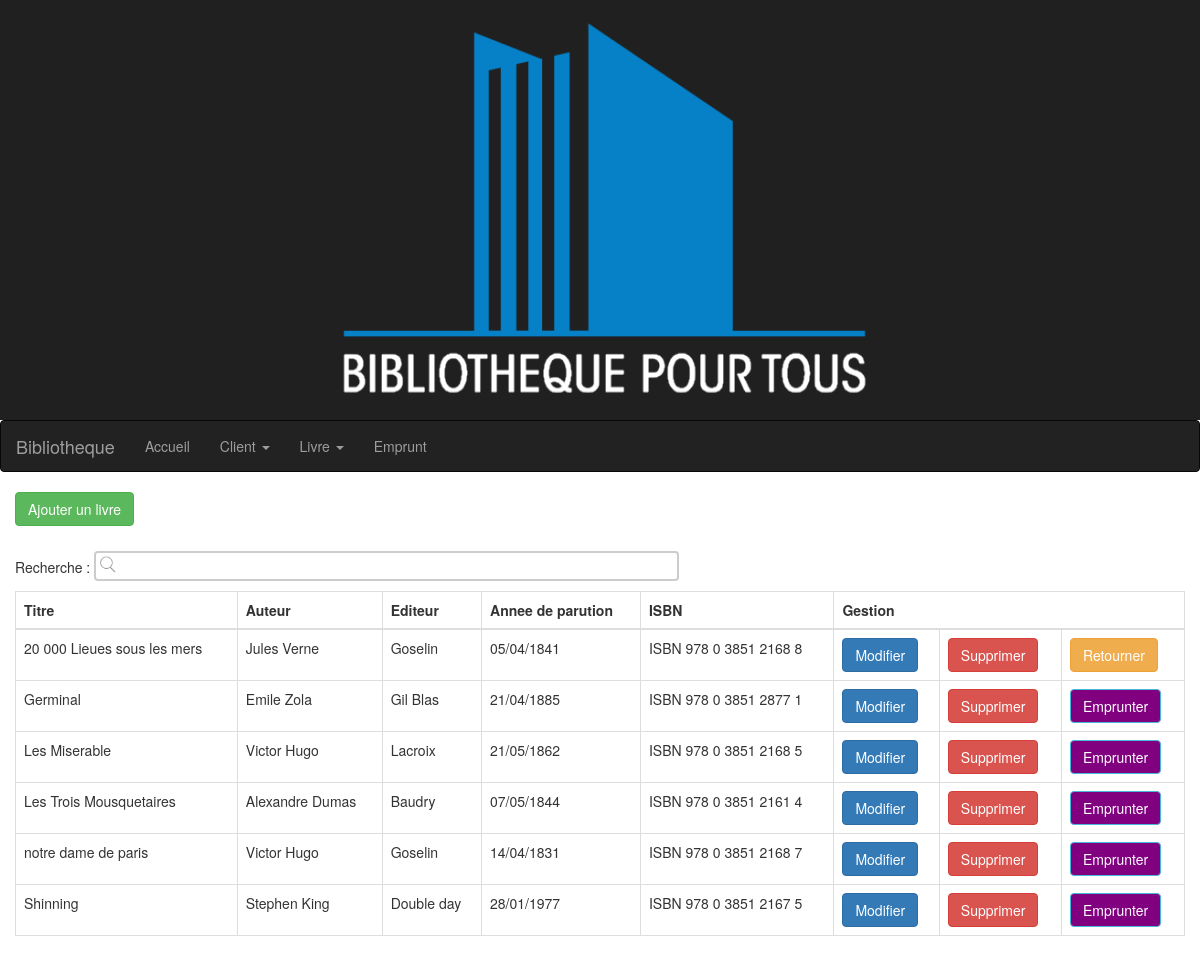
The app's page /html/gestionLivre.php with its own data.
### tables this page shows
CREATE TABLE IF NOT EXISTS `livre` (
  `idLivre` int(11) NOT NULL AUTO_INCREMENT,
  `titre` varchar(30) NOT NULL,
  `auteur` varchar(30) NOT NULL,
  `editeur` varchar(30) NOT NULL,
  `dateDeParution` date NOT NULL,
  `ISBN` varchar(22) NOT NULL,
  `dispo` int(1) NOT NULL DEFAULT '1',
  PRIMARY KEY (`idLivre`),
  UNIQUE KEY `ISBN` (`ISBN`)
);

### entities/livre/livreManager.php (called while the page is built, shortened)
<?php
require 'livre.php';
class LivreManager
{
  private $_db;
  public function getList()
  {
    $livres = [];
    $q = $this->_db->prepare('SELECT idLivre, titre, auteur, editeur, dateDeParution,
      isbn, dispo FROM livre ORDER BY titre ASC');
    $q->execute();
    while ($donnees = $q->fetch(PDO::FETCH_ASSOC))
    {
      $livres[] = new Livre($donnees);
    }
    return $livres;
  }
  public function setDb(PDO $db)
  {
    $this->_db = $db;
  }
}

### entities/livre/livre.php (called while the page is built, shortened)
<?php
class Livre
{
    private $_idLivre;
    private $_titre;
    private $_auteur;
    private $_editeur;
    private $_dateDeParution;
    private $_isbn;
    private $_dispo;
    public function hydrate(array $donnees)
    {
        foreach ($donnees as $key => $value)
        {
            $method = 'set'.ucfirst($key);
        }
    }
    public function idLivre()
    {
        return $this->_idLivre;
    }
    public function titre()
    {
        return $this->_titre;
    }
    public function auteur()
    {
        return $this->_auteur;
    }
    public function editeur()
    {
        return $this->_editeur;
    }
    public function dateDeParution()
    {
        return $this->_dateDeParution;
    }
    public function isbn()
    {
        return $this->_isbn;
    }
    public function dispo()
    {
        return $this->_dispo;
    }
    public function setIdLivre($idLivre)
    {
        $idLivre = (int) $idLivre;
        if($idLivre > 0)
        {
            $this->_idLivre = $idLivre;
        }
        else
        {
            echo '<script>alert("Erreur avec ce client");</script>';
        }
    }
    public function setAuteur($auteur)
    {
        $regex = "/^[A-Z]{1,}[A-Za-zàáâäçèéêëìíîïñòóôöùúûü ,.'-]+$/";
        if(preg_match($regex, $auteur))
        {
            $this->_auteur = $auteur;
        }
        else
        {
            echo '<script>alert("Erreur avec ce livre");</script>';
        }
    }
    public function setEditeur($editeur)
    {
        $regex = "/^[A-Z]{1,}[A-Za-zàáâäçèéêëìíîïñòóôöùúûü ,.'-]+$/";
        if(preg_match($regex, $editeur))
        {
            $this->_editeur = $editeur;
        }
        else
        {
            echo '<script>alert("Erreur avec ce livre");</script>';
        }
    }
    public function setTitre($titre)
    {
        if(!empty($titre))
        {
            $this->_titre = $titre;
        }
        else
        {
            echo '<script>alert("Erreur avec ce livre");</script>';
        }
    }
    public function setDateDeParution($dateDeParution)
    {
        $regex = "/(1[0-9][0-9][0-9]|20[0-9][0-9])(\-)(0[1-9]|1[0-2])(\-)(0[1-9]|[1-2][0-9]|30|31)/";
        if(!empty($dateDeParution) && preg_match($regex, $dateDeParution))
        {
            $this->_dateDeParution = $dateDeParution;
        }
        else
        {
            echo '<script>alert("Erreur avec ce livre");</script>';
        }
    }
    public function setIsbn($isbn)
    {
        $regex = "/^(ISBN){1}[ ]{1}[0-9]{3}[ ]{1}[0-9]{1}[ ]{1}[0-9]{4}[ ]{1}[0-9]{4}[ ]{1}[0-9]{1}$/";
        if(preg_match($regex, $isbn))
        {
            $this->_isbn = $isbn;
        }
        else
        {
            echo '<script>alert("Erreur avec ce livre");</script>';
        }
    }
    public function setDispo($dispo)
    {
        $this->_dispo = $dispo;
    }
}

### html/gestionLivre.php (the view, shortened to what this page needs)
<?php
require_once '../entities/livre/livreManager.php';
include '../header.php';
$pdo = Database::connect();
$manager = new LivreManager($pdo);
?>
<link rel="stylesheet" href="../css/dialog.css"/>
</head>
    <body>
        <div class="container">
            <div class="row">
                <a href="../html/creationLivre.php" class="btn btn-success">Ajouter un livre</a>
            </div><br/>
            <div class="row">
                <div class="table-reponsive">
                    <table id="listeLivres" class="table table-hover table-bordered">
                        <thead>
                            <th>Titre</th>
                            <th>Auteur</th>
                            <th>Editeur</th>
                            <th>Annee de parution</th>
                            <th>ISBN</th>
                            <th colspan="3">Gestion</th>
                        </thead>
                            <tbody>
<?php
$livres = $manager->getList();
if(empty($livres))
{
    echo '<script>alert("Aucun livre repertorié);</script>';
}
else
{
    foreach($livres as $unLivre)
    {
        echo '<tr>';
        echo '<td>' . $unLivre->titre() . '</td>';
        echo '<td>' . $unLivre->auteur() . '</td>';
        echo '<td>' . $unLivre->editeur() . '</td>';
        echo '<td>' . date_format(date_create($unLivre->dateDeParution()), "d/m/Y") . '</td>';
        echo '<td>' . $unLivre->isbn() . '</td>';
        echo '<td><button class="btn btn-primary" value="' .$unLivre->idLivre() . '">Modifier</button></td>';
        echo '<td><button class="btn btn-danger" value="' .$unLivre->idLivre() . '">Supprimer</button></td>';
        if($unLivre->dispo()==0)
        {
            echo '<td><button class="btn btn-warning" value="' .$unLivre->idLivre() . '">Retourner</button></td>';
        }
        else
        {
            echo '<td><button class="btn btn-info" value="' .$unLivre->idLivre() . '">Emprunter</button></td>';
        }
        echo '</tr>';
    }
}
?>
                            </tbody>
                    </table>
                </div>
            </div>
        </div>
    </body>
</html>

### header.php (shortened to what this page needs)
<!DOCTYPE html>
<html>
 <head>
     <link rel="stylesheet" href="https://maxcdn.bootstrapcdn.com/bootstrap/3.3.7/css/bootstrap.min.css">
     <link rel="stylesheet" href="/projetbiblio-master/css/style.css">
     <div class="row" style="background-color:#202020">
         <span class="col-lg-3"></span><img class="col-lg-6" src="/projetbiblio-master/images/logo_biblio.png" height="420" />
     </div>
     <nav class="navbar navbar-inverse">
        <div class="container-fluid">
            <div class="navbar-header">
                <span class= "active navbar-brand" >Bibliotheque</span>
            </div>
        <ul class="nav navbar-nav">
            <li><a href="/projetbiblio-master/index.php">Accueil</a></li>
            <li class="dropdown">
                <a class="dropdown-toggle" data-toggle="dropdown" href="#">Client
                <span class="caret"></span></a>
            </li>
           <li class="dropdown">
                <a class="dropdown-toggle" data-toggle="dropdown" href="#">Livre
                <span class="caret"></span></a>
            </li>
               <li>
                <a href="/projetbiblio-master/html/creationEmprunt.php">Emprunt</a>
               </li>
        </ul>
        </div>
     </nav>

### css/style.css (style rules this page uses)
.btn-info { background-color: purple; }

### records on screen
livre: titre "20 000 Lieues sous les mers", auteur "Jules Verne", editeur "Goselin", dateDeParution "05/04/1841", ISBN "ISBN 978 0 3851 2168 8", $unLivre->idLivre() 5 (drawn)
livre: titre "Germinal", auteur "Emile Zola", editeur "Gil Blas", dateDeParution "21/04/1885", ISBN "ISBN 978 0 3851 2877 1", $unLivre->idLivre() 6 (drawn)
livre: titre "Les Miserable", auteur "Victor Hugo", editeur "Lacroix", dateDeParution "21/05/1862", ISBN "ISBN 978 0 3851 2168 5", $unLivre->idLivre() 2 (drawn)
livre: titre "Les Trois Mousquetaires", auteur "Alexandre Dumas", editeur "Baudry", dateDeParution "07/05/1844", ISBN "ISBN 978 0 3851 2161 4", $unLivre->idLivre() 4 (drawn)
livre: titre "notre dame de paris", auteur "Victor Hugo", editeur "Goselin", dateDeParution "14/04/1831", ISBN "ISBN 978 0 3851 2168 7", $unLivre->idLivre() 3 (drawn)
livre: titre "Shinning", auteur "Stephen King", editeur "Double day", dateDeParution "28/01/1977", ISBN "ISBN 978 0 3851 2167 5", $unLivre->idLivre() 1 (drawn)
